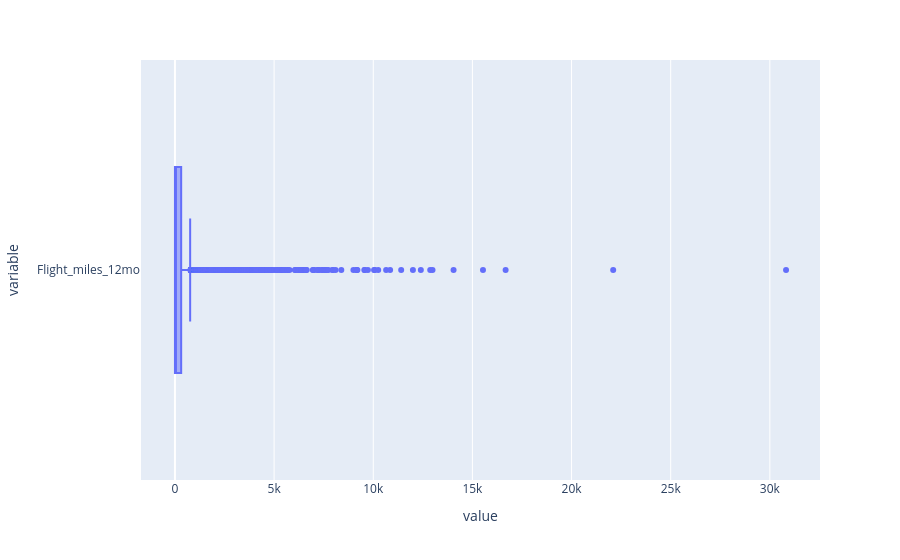

The notebook cell this image was saved under:
### Code cell
#replacing outliers in flight miles 12 mo column
pe.box(Airlines['Flight_miles_12mo'], orientation='h')

### Figure 1 — Plotly figure (JSON) as saved in the notebook; plotly's stock layout.template omitted (floating-point values rounded to 4 significant figures; data arrays with more than 128 entries replaced by an {"elided": "..."} marker saying what was removed)
{"data": [{"alignmentgroup": "True", "hovertemplate": "value=%{x}<br>variable=%{y}<extra></extra>", "legendgroup": "", "marker": {"color": "#636efa"}, "name": "", "notched": false, "offsetgroup": "", "orientation": "h", "showlegend": false, "type": "box", "x": {"elided": "3999 int values"}, "x0": " ", "xaxis": "x", "y": {"elided": "3999 str values"}, "y0": " ", "yaxis": "y"}], "layout": {"autosize": true, "boxmode": "group", "legend": {"tracegroupgap": 0}, "margin": {"t": 60}, "xaxis": {"anchor": "y", "autorange": true, "domain": [0, 1], "range": [-1712.0, 32530.0], "title": {"text": "value"}, "type": "linear"}, "yaxis": {"anchor": "x", "autorange": true, "domain": [0, 1], "range": [-0.5, 0.5], "title": {"text": "variable"}, "type": "category"}}}
